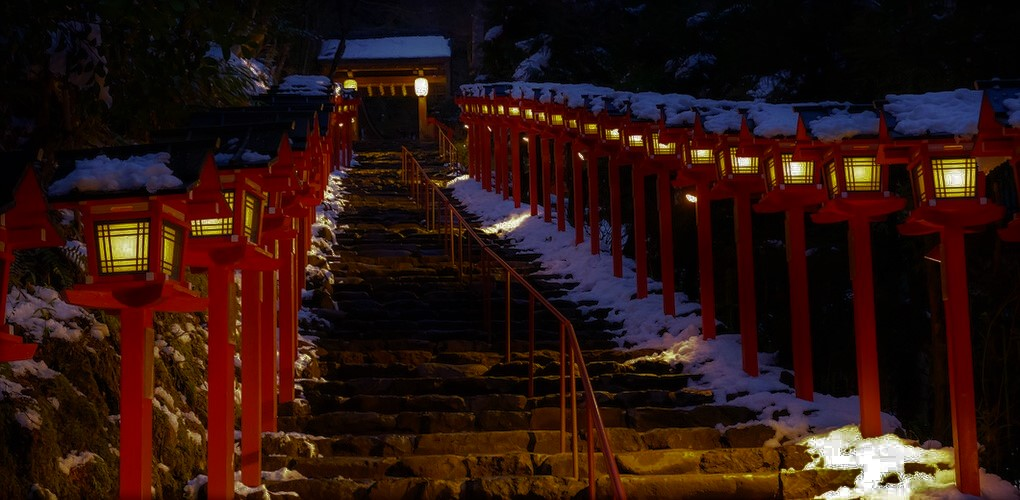
#> input picture lab2/kifune.jpg, 1020 x 500 px
$ python lab2-1-a.py
#> lines starting #> are read from the running program, lines starting #| are printed output that depends on the picture
import cv2
import numpy as np

def HistogramEqualization(imgPath,newImgPath):
#> called with imgPath = 'kifune.jpg', newImgPath = 'RGBkifune_out.jpg'
    img = cv2.imread(imgPath)
#> img is the input picture: shape (500, 1020, 3); mean B, G, R 17.1, 20.9, 44.3
    height, width, channels = img.shape
#> height = 500; width = 1020; channels = 3
    B = np.zeros((256), np.uint32)
    R = np.zeros((256), np.uint32)
    G = np.zeros((256), np.uint32)
    for y in range(height):
        for x in range(width):
            B[img[y,x,0]] += 1
            G[img[y,x,1]] += 1
            R[img[y,x,2]] += 1

    B_map = np.zeros((256), np.double)
    R_map = np.zeros((256), np.double)
    G_map = np.zeros((256), np.double)
    total = height*width
#> total = 510000
    for i in range(256):
        B_map[i] = 256*B[i]/total
        G_map[i] = 256*G[i]/total
        R_map[i] = 256*R[i]/total
        if i > 0:
            B_map[i] += B_map[i-1]
            G_map[i] += G_map[i-1]
            R_map[i] += R_map[i-1]
#> after the loop, B_map = 256 values from 74.44 to 256; G_map = 256 values from 29.5 to 256; R_map = 256 values from 4.24 to 256
    B_map = np.round(B_map)
#> B_map = 256 values from 74 to 256
    G_map = np.round(G_map)
    R_map = np.round(R_map)
#     print(intensity_map)
    for y in range(height):
        for x in range(width):
            img[y,x,0] = min(255,B_map[img[y,x,0]])
            img[y,x,1] = min(255,G_map[img[y,x,1]])
            img[y,x,2] = min(255,R_map[img[y,x,2]])
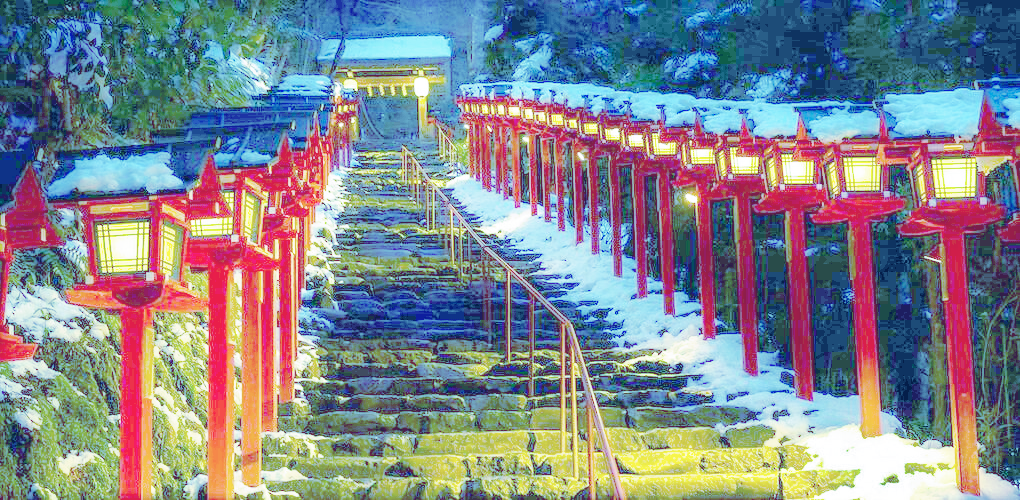
#> img: shape (500, 1020, 3); mean B, G, R 142.1, 134, 130
    cv2.imshow("result",img)
    cv2.waitKey(0)
    cv2.destroyAllWindows()
    cv2.imwrite(newImgPath, img)
    return img

HistogramEqualization("kifune.jpg","RGBkifune_out.jpg")

$ run again, with lab2/input.jpg copied over lab2/kifune.jpg
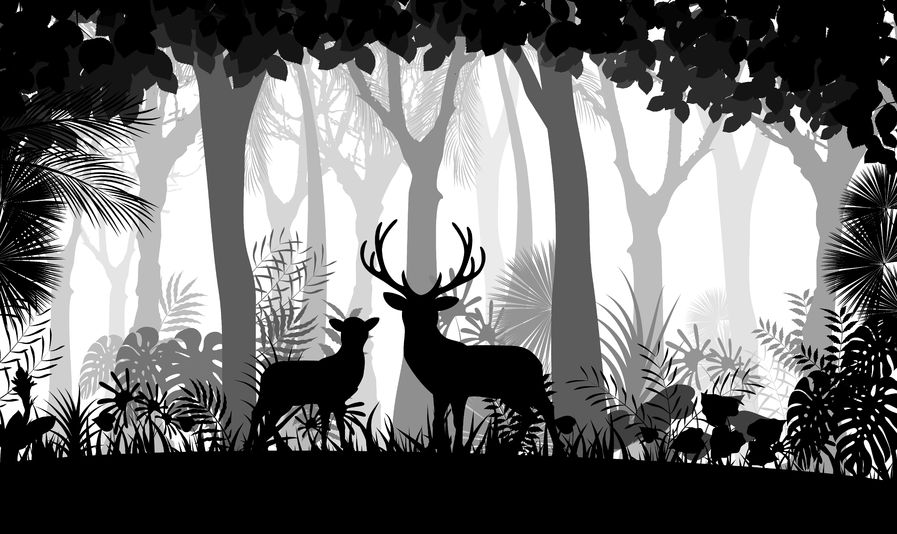
#> input picture lab2/input.jpg, 897 x 534 px
#> in HistogramEqualization, img is the input picture: shape (534, 897, 3); min 0, max 255, mean 109.5
#> after the loop in HistogramEqualization, `for y in range(height):`:
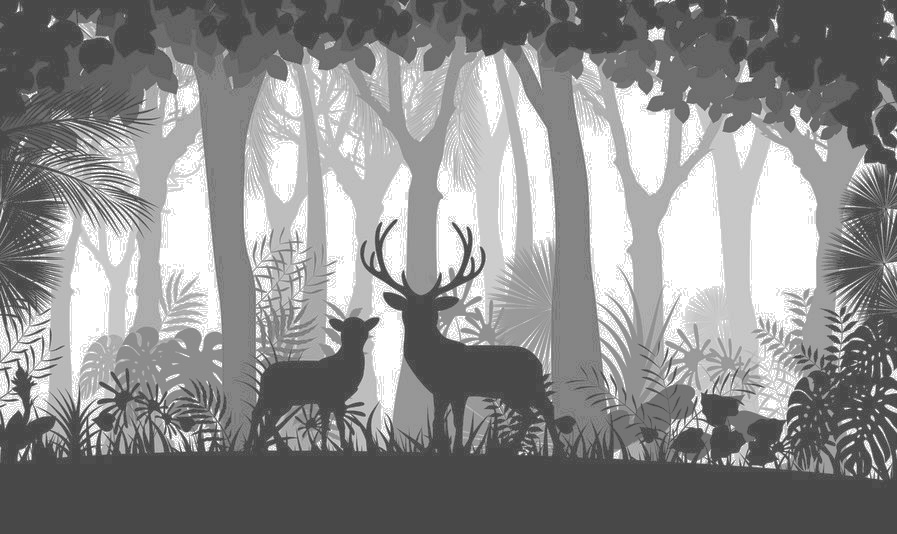
#> img: shape (534, 897, 3); min 72, max 255, mean 140.8
